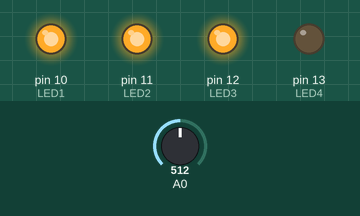
Recording of a sketch running on a simulated Arduino Uno, built with avr-gcc and run on an emulated ATmega328P. On the bench: output pins drawn as LEDs (lit = HIGH). The inputs (shaded band) are chosen by the test bench; at power-on: A0 = 512.

Above: at 1.2 s.
1.3 s: A0 set to 504
At 2.5 s:
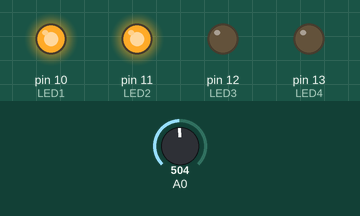
2.8 s: A0 set to 268
4.3 s: A0 set to 237
At 4.9 s:
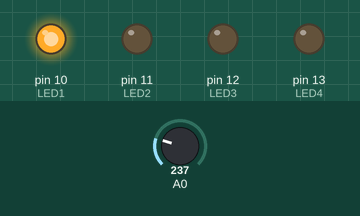
5.8 s: A0 set to 778
At 6.1 s:
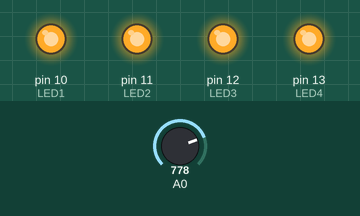
7.3 s: A0 set to 749
At 8.5 s:
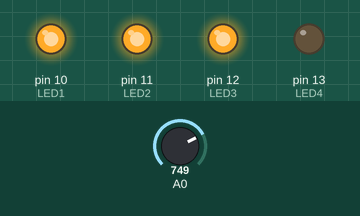
8.8 s: A0 set to 900
At 9.7 s:
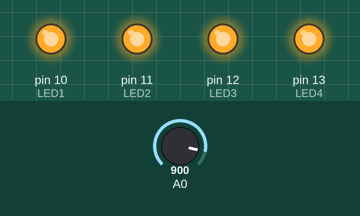
Timing chart, 0 to 11.3 s (numbered marks = the images above; inputs shaded):
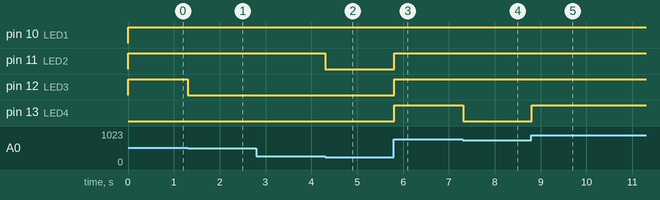

The sketch:

Vumetro.ino
```cpp
int LED1 = 10;                  //Nombres de los pines
int LED2 = 11;
int LED3 = 12;
int LED4 = 13;

int valor;                      //Variable para almacenar la lectura del potenciómetro

void setup() {
  pinMode(LED1,OUTPUT);         //Configuramos los pines
  pinMode(LED2,OUTPUT);
  pinMode(LED3,OUTPUT);
  pinMode(LED4,OUTPUT);

  digitalWrite(LED1,LOW);       //Apagamos los LEDs
  digitalWrite(LED2,LOW);
  digitalWrite(LED3,LOW);
  digitalWrite(LED4,LOW);
}

void loop() {

  valor = analogRead(0);        //Leemos el potenciómetro y lo guardamos en la variable

  if(valor < 256){              //1023 * 1/4 Encender sólo un LED
    digitalWrite(LED1, HIGH);
    digitalWrite(LED2, LOW);
    digitalWrite(LED3, LOW);
    digitalWrite(LED4, LOW);
  }

  else if(valor < 512){         //1023 * 2/4 Encender dos LEDs
    digitalWrite(LED1, HIGH);
    digitalWrite(LED2, HIGH);
    digitalWrite(LED3, LOW);
    digitalWrite(LED4, LOW);
  }

  else if(valor < 768){         //1023 * 3/4 Encender tres LEDs
    digitalWrite(LED1, HIGH);
    digitalWrite(LED2, HIGH);
    digitalWrite(LED3, HIGH);
    digitalWrite(LED4, LOW);
  }

  else{                         //Encender todos los LEDs
    digitalWrite(LED1, HIGH);
    digitalWrite(LED2, HIGH);
    digitalWrite(LED3, HIGH);
    digitalWrite(LED4, HIGH);
  }

  delay(100);
}
```

Measured:
- the behaviour switches between 512 and 511 on A0 (found by bisection; images 0 and 1)
- the behaviour switches between 256 and 255 on A0 (found by bisection; images 1 and 2)
- the behaviour switches between 768 and 767 on A0 (found by bisection; images 3 and 4)
- after the input at 1.3 s, pin 12 (LED3): HIGH → LOW at once
- after the input at 2.8 s, every drawn part: stays the same
- after the input at 4.3 s, pin 11 (LED2): HIGH → LOW at once
- after the input at 5.8 s, pin 11 (LED2), pin 12 (LED3), pin 13 (LED4): LOW → HIGH at once
- after the input at 7.3 s, pin 13 (LED4): HIGH → LOW at once
- after the input at 8.8 s, pin 13 (LED4): LOW → HIGH at once
